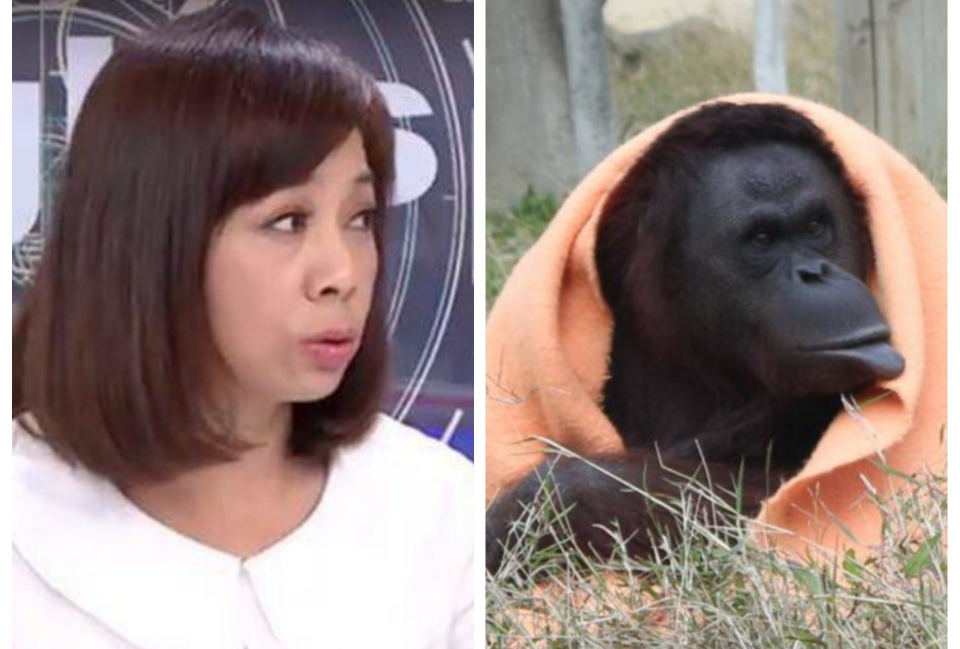
#> input picture Practice/python_masked_array/test2.jpg, 1920 x 1297 px (shown at 1/2 size)
$ python masked_array.py   (older library calls are emulated)
#> lines starting #> are read from the running program, lines starting #| are printed output that depends on the picture
__status__ = "2018/08/18 qbit semiconductor ltd"

# -*- coding: utf-8 -*-
from __future__ import division

import skimage.io
import skimage.feature
import skimage.color
import skimage.transform
import skimage.util
import skimage.segmentation
import numpy
import scipy.misc
import random
import os

def _generate_segments(ifname, scale, sigma, min_size, ofname):
    """
        segment smallest regions by the algorithm of Felzenswalb and
        Huttenlocher
    """
#> called with ifname = 'test2.jpg', scale = 810, sigma = 0.9, min_size = 200, ofname = 'seg2'

    im_orig = scipy.misc.imread(ifname)
#> im_orig is the input picture: shape (1297, 1920, 3); mean R, G, B 146.7, 128.8, 125

    # open the Image
    im_mask = skimage.segmentation.felzenszwalb(
        skimage.util.img_as_float(im_orig), scale=scale, sigma=sigma,
        min_size=min_size)
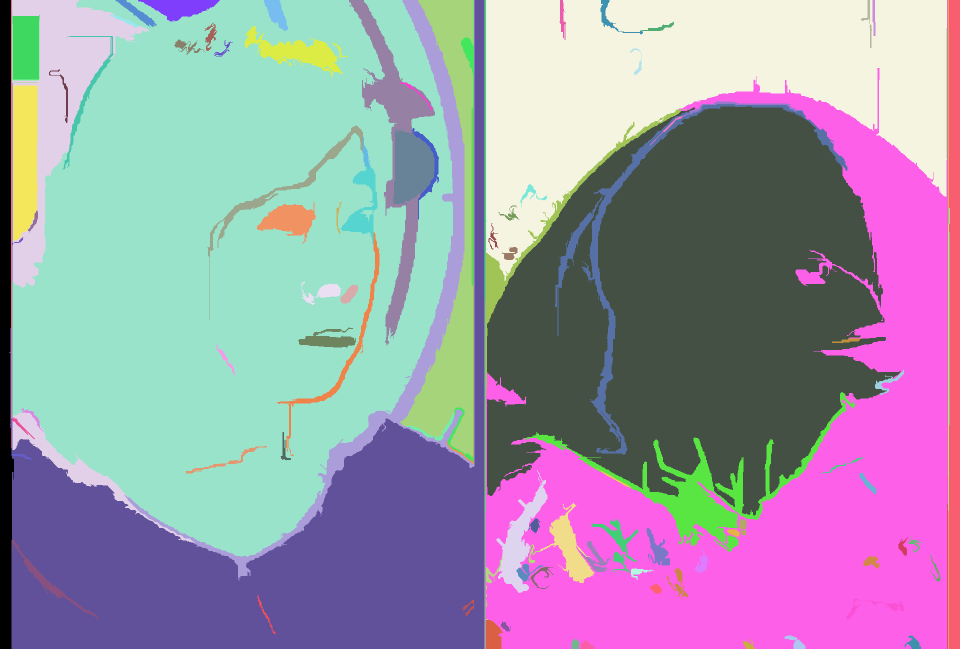
#> im_mask: shape (1297, 1920) int64 (shown at 1/2 size); 118 distinct labels, from 0 to 117; one colour per label, 0 black
    # merge mask channel to the image as a 4th channel
    seg_dim = ((im_orig.shape[:-1]) + (3, ))
#> seg_dim = (1297, 1920, 3)
    im_seg = numpy.zeros(seg_dim)

    dim = im_orig.shape[-1]
#> dim = 3
    im_orig = numpy.append(
        im_orig, numpy.zeros(im_orig.shape[:-1])[:, :, numpy.newaxis], axis=2)
#> im_orig: shape (1297, 1920, 4) float64
    im_orig[:, :, 3] = im_mask
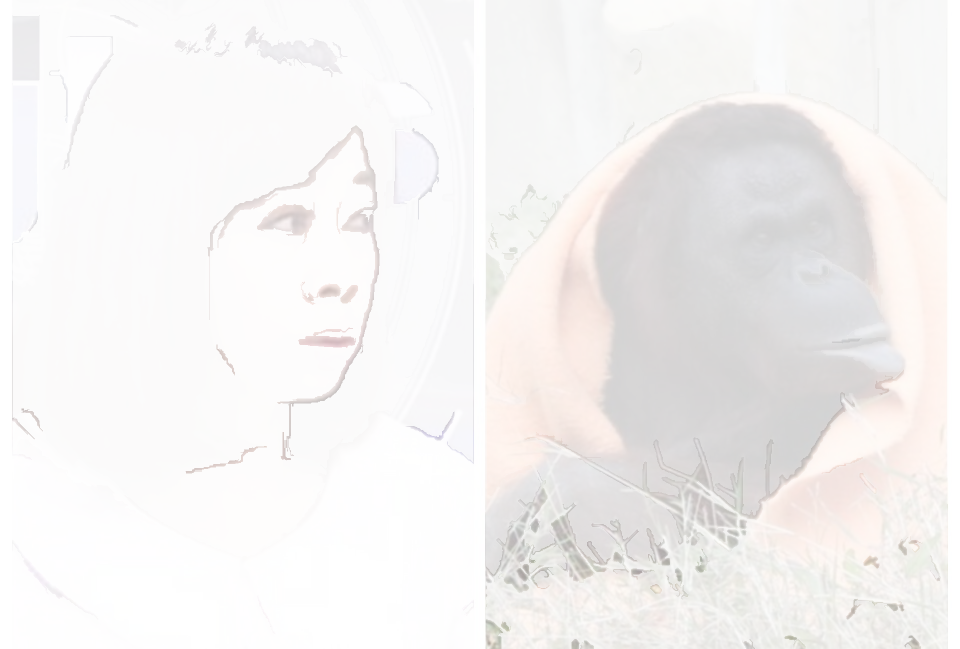
#> im_orig: shape (1297, 1920, 4) float64 (shown at 1/2 size); mean R, G, B, A 146.7, 128.8, 125, 24.5; transparent parts drawn white

    label = numpy.unique(im_mask)
#> label = 118 values from 0 to 117
    color = numpy.zeros((len(label), 3))
#> color = 118 rows, first 8: [0, 0, 0], [0, 0, 0], [0, 0, 0], [0, 0, 0], [0, 0, 0], [0, 0, 0], [0, 0, 0], [0, 0, 0]

    print("# of regions = ", len(label));
#| # of regions =  118
    for i in range(len(label)):
        color[i][:] = [random.randint(0,255), random.randint(0,255), random.randint(0,255)]
#> this loop made 118 passes
#> after the loop, color = 118 rows, first 8: [197, 215, 20], [132, 248, 207], [155, 244, 183], [111, 71, 144], [71, 48, 128], [75, 158, 50], [37, 169, 241], [51, 181, 222]

    for i in range(numpy.max(label)):
        y, x = numpy.where(im_mask == i)
        for xi, yi in zip(x, y):
            c = im_orig[yi][xi][3]
            im_seg[yi, xi] = color[c]
#> im_seg: shape (1297, 1920, 3) float64; every value is 0

    ofname += "_"
    ofname += str(scale)
    ofname += "_"
    ofname += str(sigma)
    ofname += "_"
    ofname += str(min_size)
    ofname += ".jpg"

    scipy.misc.imsave(ofname, im_seg)

# [42 lines left out: function _crop_segments, not called in this run]

#> (the run stopped early here; a loop or call above may not have finished)
